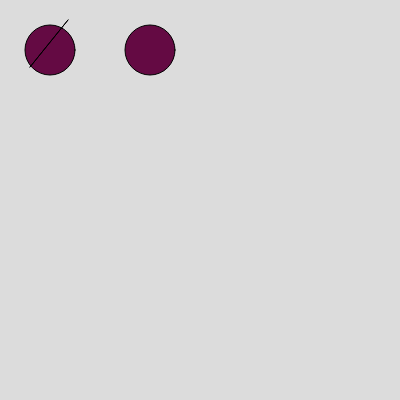
Frame 1 (no input)
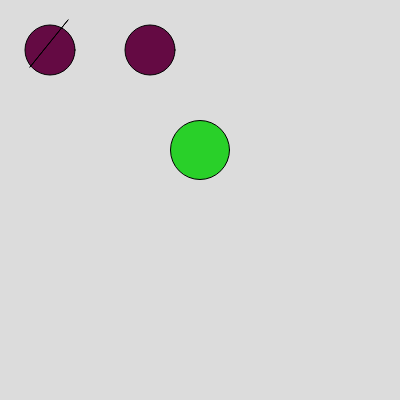
Frame 60 (no input)
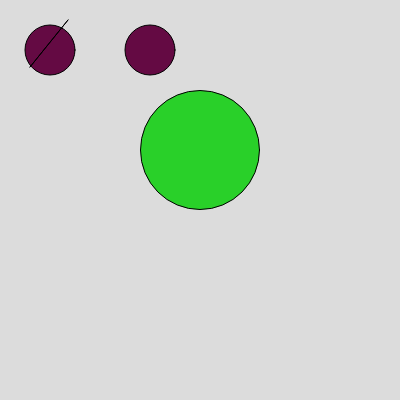
Frame 120 (the mouse pressed at the canvas centre since frame 60)

The p5.js sketch that drew these frames (run headless with seeded random() and noise() and a simulated clock; from frame 60 on, the mouse is pressed at the canvas centre):

// p5.js sketch
// ── sketch.js
let i = 0;


function setup () {
    createCanvas(400, 400);
    }


function draw () {
        background(220);

        //eyes
        fill(100, 10, 67);
        circle (50,50,50);
        circle (150,50,50); 

        //mouth
        fill(0,206,0,207);
        triangle(30,67,68 , 20 , 670);
        circle(200,150, i);
        arc(540, i, 300, i, 180, 360, );


        //increment i 

        i = i + 1;
    }
